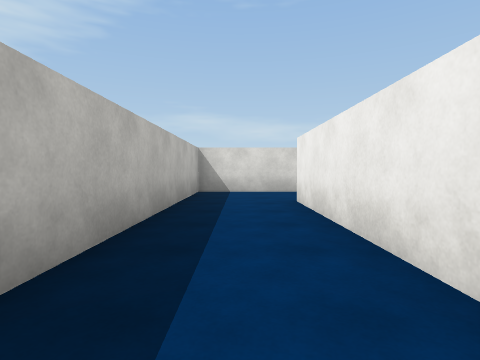
view 1 (above)

24 first-person views from a walk through a 3-D level made in the Unity game engine. The camera is 1.2 m above the floor, tilts 2° down and sees 80° across. The floor is counted in squares, 2 m on a side. Each view is taken from the middle of a square. On the plan, view 1 faces up. The plan holds only what a view shows up to about 9 squares ahead; the rest is blank. The place goes on beyond the plan. The player is left out. Surface patterns are stand-ins for the level's own textures.

view 2
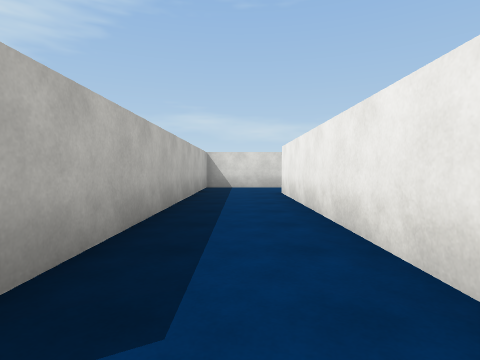

view 3
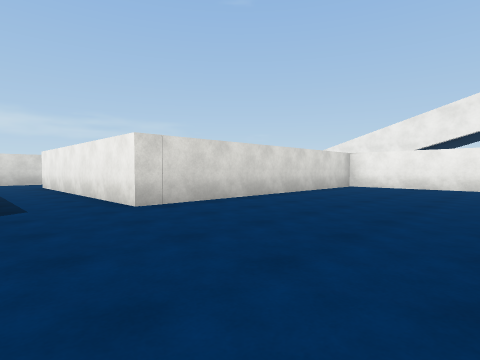

view 4
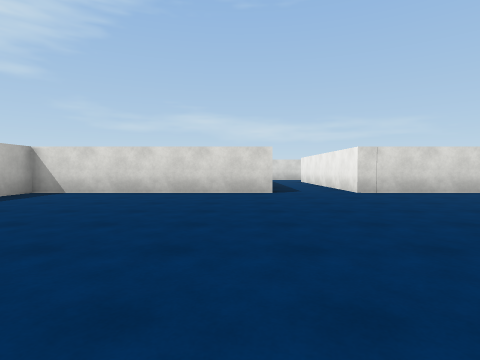

view 5
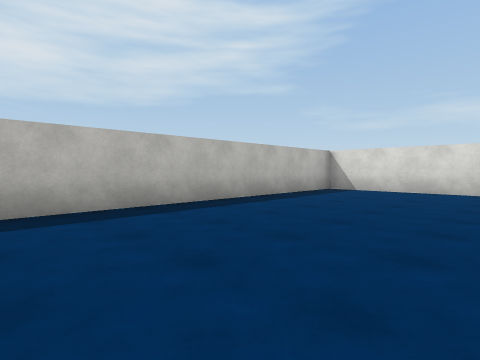

view 6
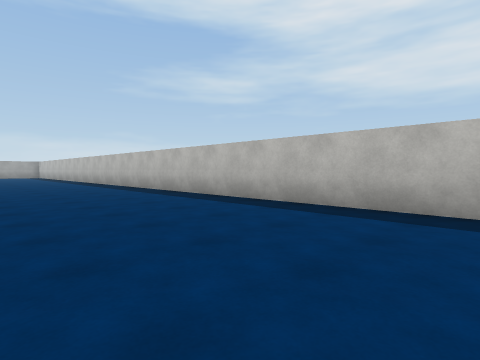

view 7
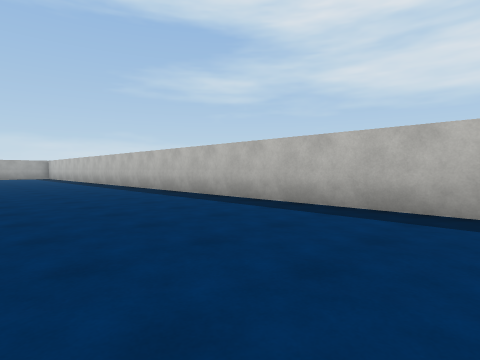

view 8
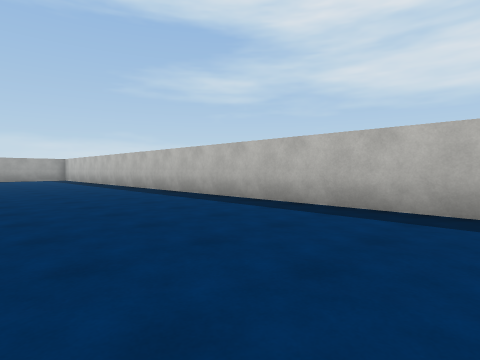

view 9
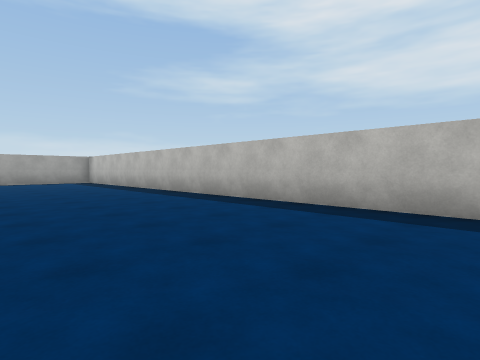

view 10
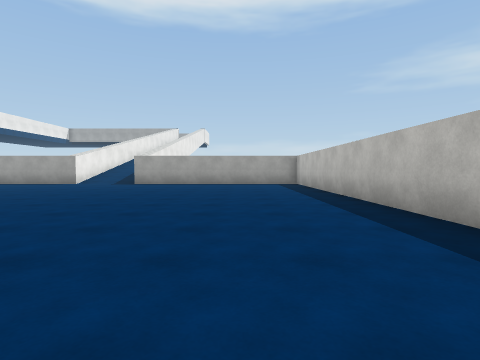

view 11
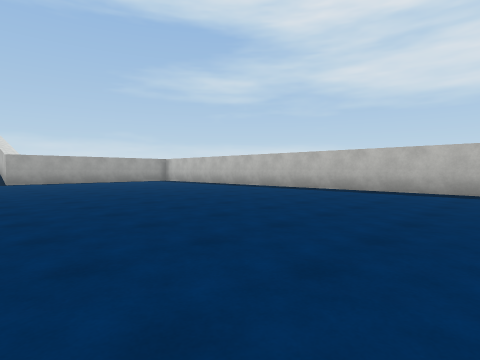

view 12
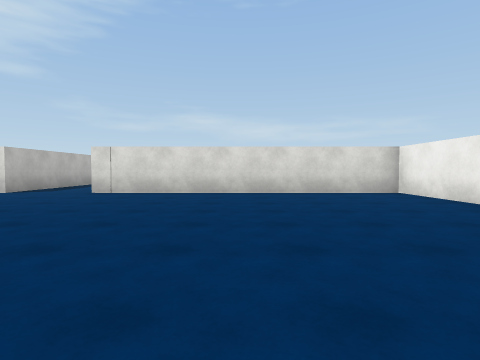

view 13
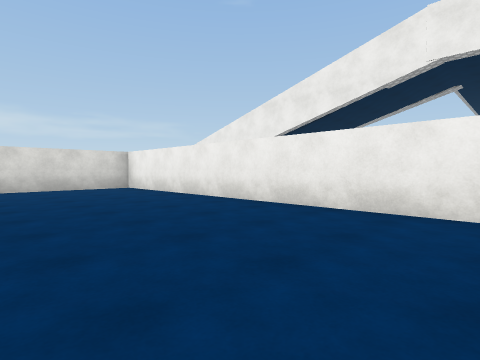

view 14
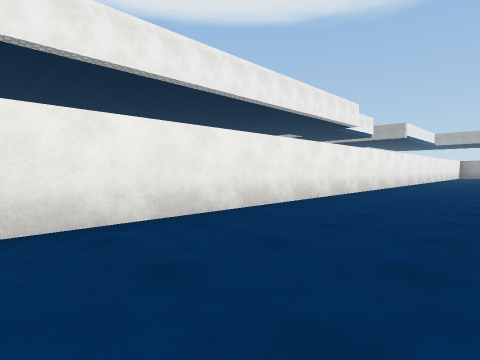

view 15
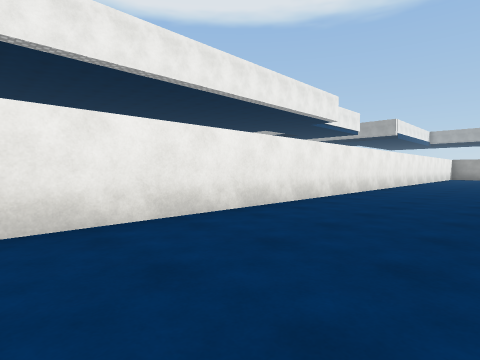

view 16
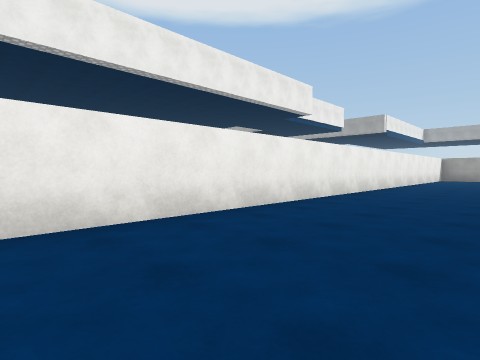

view 17
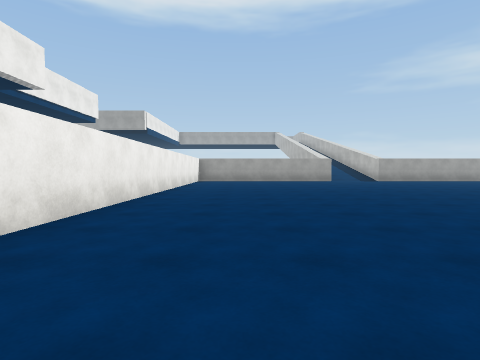

view 18
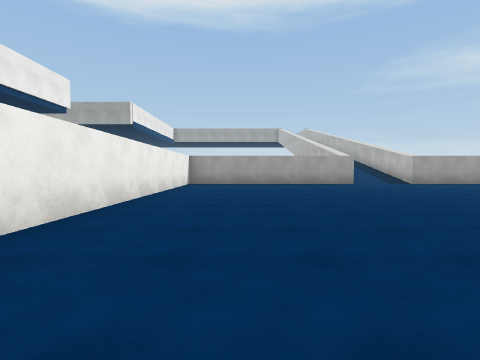

view 19
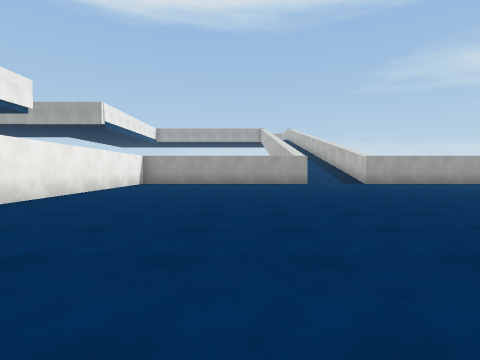

view 20
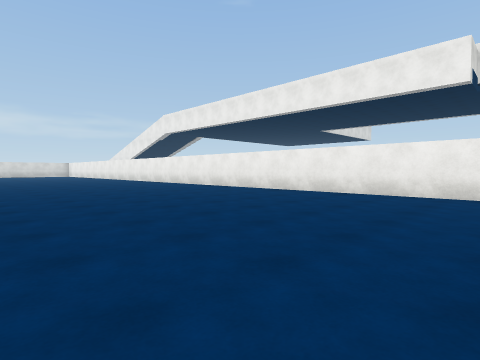

view 21
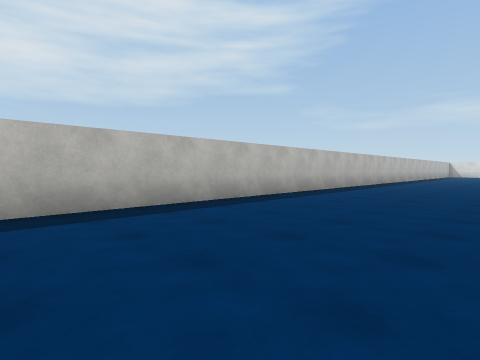

view 22
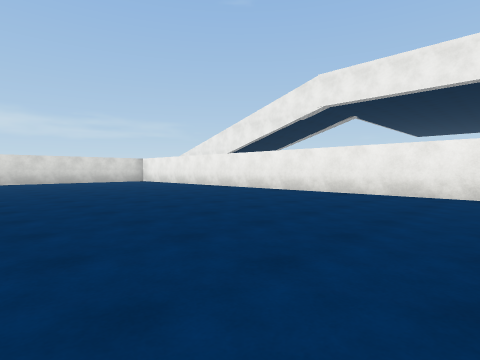

view 23
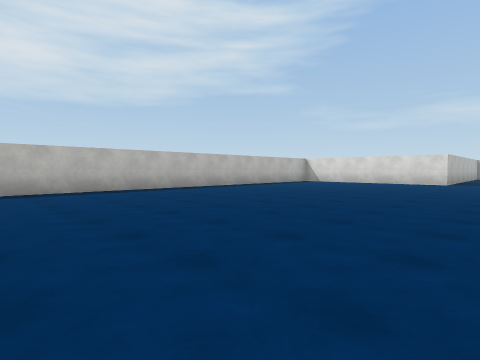

view 24
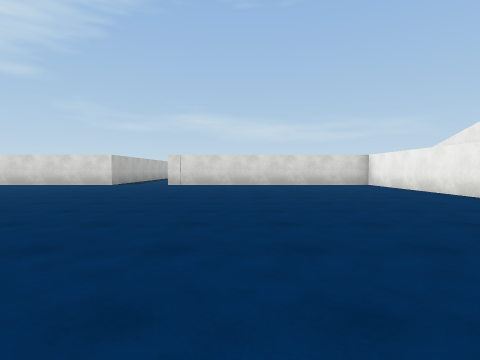

### Floor plan
Points are (right, up) in squares from view 1. A wall is a line through its corners. A room is listed if a view was taken in it or the views show most of it. See-through windows are left out.
Room 1 (view 1)
walls: (1.1, -1.5) (1.1, 5.5); (1.6, 7.9) (-1.1, 7.9) (-1.1, -1.5)
ways out: opening at (-0.5, -1) to room 2
Room 2 (views 2, 3, 4, 5, 6, 7, 8, 9, 10, 11, 12, 13, 14, 15, 16, 17, 18, 19, 20, 21, 22, 23, 24)
walls: (-1.1, -1.5) (-7.5, -1.5) (-7.5, -30); (9.2, -30) (9.2, -1.5) (1.1, -1.5)
ways out: opening at (-0.5, -1) to room 1

Where each view was taken, in squares from view 1:
view 1: 0 up, 0 right, facing up
view 2: 2 down, 0 right, facing up
view 3: 6 down, 1 left, facing up-right
view 4: 9 down, 2 left, facing up
view 5: 10 down, 3 left, facing up-left
view 6: 8 down, 3 left, facing down-left
view 7: 11 down, 3 left, facing down-left
view 8: 15 down, 3 left, facing down-left
view 9: 19 down, 3 left, facing down-left
view 10: 21 down, 5 left, facing down
view 11: 19 down, 1 right, facing down-left
view 12: 9 down, 5 right, facing up
view 13: 11 down, 5 right, facing up-right
view 14: 9 down, 6 right, facing down-right
view 15: 12 down, 6 right, facing down-right
view 16: 15 down, 6 right, facing down-right
view 17: 18 down, 7 right, facing down
view 18: 21 down, 7 right, facing down
view 19: 21 down, 5 right, facing down
view 20: 30 down, 2 right, facing up-right
view 21: 30 down, 3 left, facing up-left
view 22: 16 down, 2 right, facing up-right
view 23: 15 down, 1 right, facing up-left
view 24: 13 down, 4 right, facing up
